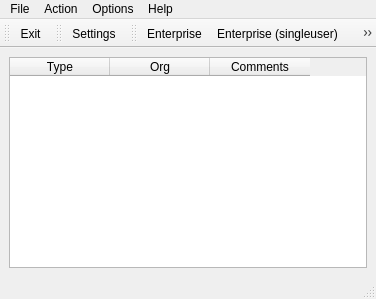
<ui version="4.0" >
 <class>MainWindow</class>
 <widget class="QMainWindow" name="MainWindow" >
  <property name="geometry" >
   <rect>
    <x>0</x>
    <y>0</y>
    <width>376</width>
    <height>299</height>
   </rect>
  </property>
  <property name="windowTitle" >
   <string>run1s</string>
  </property>
  <widget class="QWidget" name="centralWidget" >
   <layout class="QGridLayout" name="gridLayout" >
    <item row="0" column="0" >
     <widget class="QTableWidget" name="tableWidget" >
      <column>
       <property name="text" >
        <string>Type</string>
       </property>
      </column>
      <column>
       <property name="text" >
        <string>Org</string>
       </property>
      </column>
      <column>
       <property name="text" >
        <string>Comments</string>
       </property>
      </column>
     </widget>
    </item>
   </layout>
  </widget>
  <widget class="QMenuBar" name="menuBar" >
   <property name="geometry" >
    <rect>
     <x>0</x>
     <y>0</y>
     <width>376</width>
     <height>31</height>
    </rect>
   </property>
   <widget class="QMenu" name="menuFile" >
    <property name="title" >
     <string>File</string>
    </property>
    <addaction name="actionExit" />
   </widget>
   <widget class="QMenu" name="menuOptions" >
    <property name="title" >
     <string>Options</string>
    </property>
    <addaction name="actionSettings" />
   </widget>
   <widget class="QMenu" name="menuHelp" >
    <property name="title" >
     <string>Help</string>
    </property>
    <addaction name="actionHelp" />
    <addaction name="actionAbout" />
    <addaction name="actionAbout_Qt" />
   </widget>
   <widget class="QMenu" name="menuAction" >
    <property name="title" >
     <string>Action</string>
    </property>
    <addaction name="actionEnterprise" />
    <addaction name="actionEnterprise_singleuser" />
    <addaction name="actionConfigurer" />
    <addaction name="actionMonitor" />
   </widget>
   <addaction name="menuFile" />
   <addaction name="menuAction" />
   <addaction name="menuOptions" />
   <addaction name="menuHelp" />
  </widget>
  <widget class="QStatusBar" name="statusBar" />
  <widget class="QToolBar" name="FileToolBar" >
   <property name="windowTitle" >
    <string>toolBar</string>
   </property>
   <attribute name="toolBarArea" >
    <enum>TopToolBarArea</enum>
   </attribute>
   <attribute name="toolBarBreak" >
    <bool>false</bool>
   </attribute>
   <addaction name="actionExit" />
  </widget>
  <widget class="QToolBar" name="OptionsToolBar" >
   <property name="windowTitle" >
    <string>toolBar</string>
   </property>
   <attribute name="toolBarArea" >
    <enum>TopToolBarArea</enum>
   </attribute>
   <attribute name="toolBarBreak" >
    <bool>false</bool>
   </attribute>
   <addaction name="actionSettings" />
  </widget>
  <widget class="QToolBar" name="ActionsToolBar" >
   <property name="windowTitle" >
    <string>toolBar</string>
   </property>
   <attribute name="toolBarArea" >
    <enum>TopToolBarArea</enum>
   </attribute>
   <attribute name="toolBarBreak" >
    <bool>false</bool>
   </attribute>
   <addaction name="actionEnterprise" />
   <addaction name="actionEnterprise_singleuser" />
   <addaction name="actionConfigurer" />
   <addaction name="actionMonitor" />
  </widget>
  <action name="actionExit" >
   <property name="text" >
    <string>Exit</string>
   </property>
  </action>
  <action name="actionHelp" >
   <property name="text" >
    <string>Help</string>
   </property>
  </action>
  <action name="actionAbout" >
   <property name="text" >
    <string>About</string>
   </property>
  </action>
  <action name="actionAbout_Qt" >
   <property name="text" >
    <string>About Qt</string>
   </property>
  </action>
  <action name="actionSettings" >
   <property name="text" >
    <string>Settings</string>
   </property>
  </action>
  <action name="actionEnterprise" >
   <property name="icon" >
    <iconset>
     <normaloff>icons/ent_16x16.png</normaloff>icons/ent_16x16.png</iconset>
   </property>
   <property name="text" >
    <string>Enterprise</string>
   </property>
  </action>
  <action name="actionEnterprise_singleuser" >
   <property name="icon" >
    <iconset>
     <normaloff>icons/ent_16x16.png</normaloff>icons/ent_16x16.png</iconset>
   </property>
   <property name="text" >
    <string>Enterprise (singleuser)</string>
   </property>
  </action>
  <action name="actionConfigurer" >
   <property name="icon" >
    <iconset>
     <normaloff>icons/cfg_16x16.png</normaloff>icons/cfg_16x16.png</iconset>
   </property>
   <property name="text" >
    <string>Configurer</string>
   </property>
  </action>
  <action name="actionMonitor" >
   <property name="icon" >
    <iconset>
     <normaloff>icons/mon_16x16.png</normaloff>icons/mon_16x16.png</iconset>
   </property>
   <property name="text" >
    <string>Monitor</string>
   </property>
  </action>
 </widget>
 <resources/>
 <connections/>
</ui>
